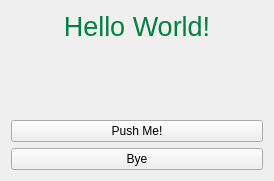
<?xml version="1.0" encoding="UTF-8"?>
<ui version="4.0">
 <class>TestForm</class>
 <widget class="QWidget" name="TestForm">
  <property name="geometry">
   <rect>
    <x>0</x>
    <y>0</y>
    <width>274</width>
    <height>181</height>
   </rect>
  </property>
  <property name="windowTitle">
   <string>Form</string>
  </property>
  <layout class="QVBoxLayout" name="verticalLayout">
   <item>
    <widget class="QLabel" name="label">
     <property name="font">
      <font>
       <weight>50</weight>
       <bold>false</bold>
      </font>
     </property>
     <property name="text">
      <string>&lt;!DOCTYPE HTML PUBLIC &quot;-//W3C//DTD HTML 4.0//EN&quot; &quot;http://www.w3.org/TR/REC-html40/strict.dtd&quot;&gt;
&lt;html&gt;&lt;head&gt;&lt;meta name=&quot;qrichtext&quot; content=&quot;1&quot; /&gt;&lt;style type=&quot;text/css&quot;&gt;
p, li { white-space: pre-wrap; }
&lt;/style&gt;&lt;/head&gt;&lt;body style=&quot; font-family:'Lucida Grande'; font-size:13pt; font-weight:400; font-style:normal;&quot;&gt;
&lt;p style=&quot; margin-top:0px; margin-bottom:0px; margin-left:0px; margin-right:0px; -qt-block-indent:0; text-indent:0px;&quot;&gt;&lt;span style=&quot; font-size:20pt; color:#008040;&quot;&gt;Hello World!&lt;/span&gt;&lt;/p&gt;&lt;/body&gt;&lt;/html&gt;</string>
     </property>
     <property name="alignment">
      <set>Qt::AlignCenter</set>
     </property>
    </widget>
   </item>
   <item>
    <spacer name="verticalSpacer">
     <property name="orientation">
      <enum>Qt::Vertical</enum>
     </property>
     <property name="sizeHint" stdset="0">
      <size>
       <width>20</width>
       <height>88</height>
      </size>
     </property>
    </spacer>
   </item>
   <item>
    <widget class="QPushButton" name="button2">
     <property name="text">
      <string>Push Me!</string>
     </property>
    </widget>
   </item>
   <item>
    <widget class="QPushButton" name="button1">
     <property name="text">
      <string>Bye</string>
     </property>
    </widget>
   </item>
  </layout>
 </widget>
 <resources/>
 <connections/>
</ui>
